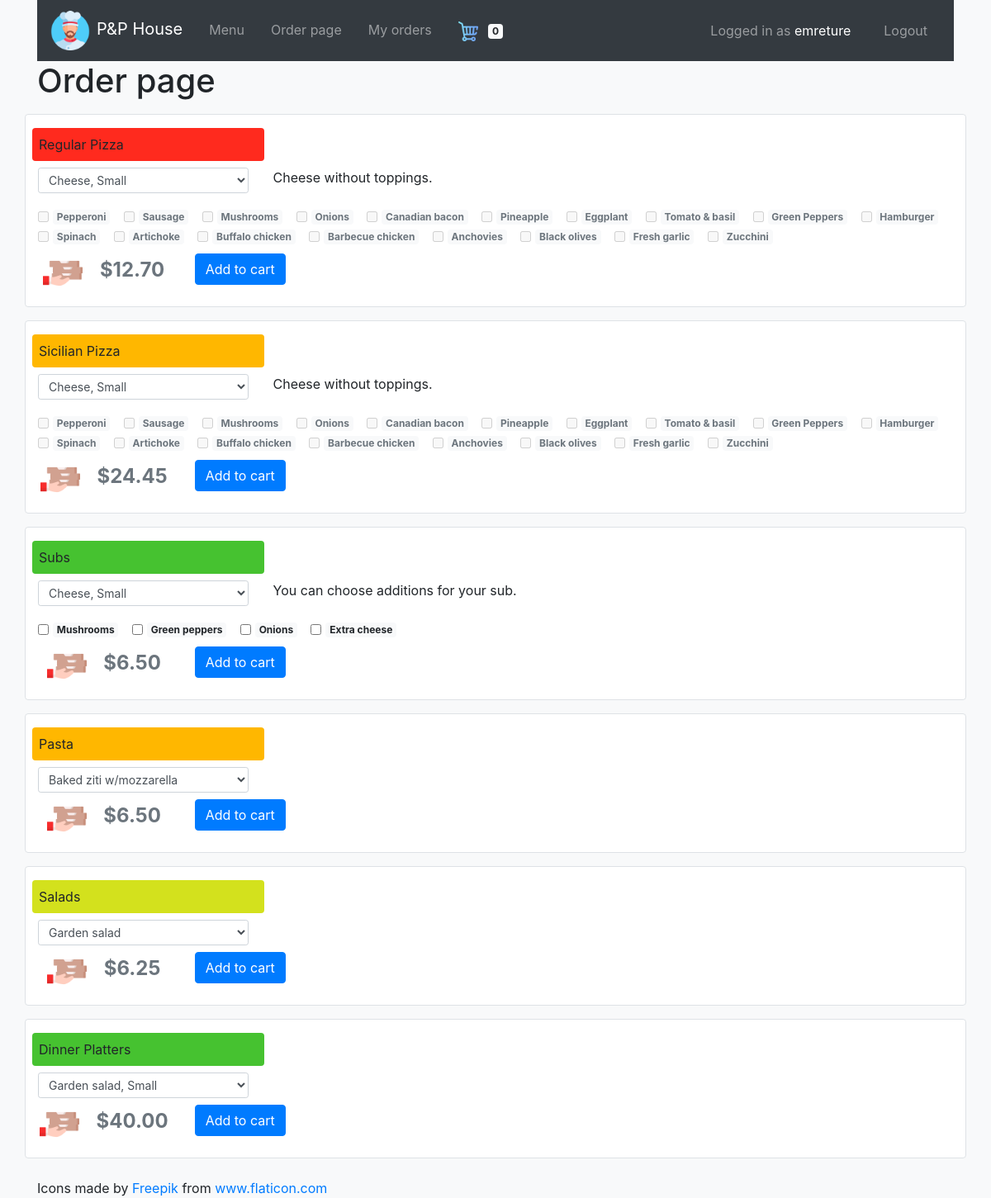
The app's page /order/ (signed in) with its own data.
### orders/models.py (models this page shows, shortened)
class Topping(models.Model):
    name = models.CharField(max_length=64)

class SubAddition(models.Model):
    name = models.CharField(max_length=64)
    price = models.FloatField()

### orders/views.py (the view)
# urls.py: path("order/", views.order, name="order"),
@login_required(login_url="users:login")
def order(request):
    regular_pizzas = MenuItem.objects.filter(meal__meal_type__name="Regular Pizza")
    sicilian_pizzas = MenuItem.objects.filter(meal__meal_type__name="Sicilian Pizza")
    toppings = Topping.objects.all()
    subs = MenuItem.objects.filter(meal__meal_type__name="Sub")
    sub_additions = SubAddition.objects.all()
    pastas = MenuItem.objects.filter(meal__meal_type__name="Pasta")
    salads = MenuItem.objects.filter(meal__meal_type__name="Salad")
    platters = MenuItem.objects.filter(meal__meal_type__name="Dinner Platter")
    context = {
        "regular_pizzas": regular_pizzas,
        "sicilian_pizzas": sicilian_pizzas,
        "toppings": toppings,
        "subs": subs,
        "sub_additions": sub_additions,
        "pastas": pastas,
        "salads": salads,
        "platters": platters,
        "cart_items_count": Cart.objects.filter(user=request.user).count()
    }
    return render(request, "orders/order.html", context)

### orders/models.py (called while the page is built)
    def __str__(self):
        return f"{self.name}"

### orders/templates/orders/order.html (shortened to what this page needs)
{% extends "orders/base.html" %}
{% load static %}
{% block body %}
<div class="container">
  <h1>Order page</h1>
</div>
<div class="container bg-white py-3 my-3 border rounded">
  <form method="post" id="regular-pizza-form">
    <div class="row px-2">
      <div class="col-sm-3 meal-type-regular-pizza py-2 px-2 rounded">
        <span class="">Regular Pizza</span>
      </div>
    </div>
    <div class="row my-2">
      <div class="col-sm-3">
        <select class="form-control form-control-sm" id="regular-pizza-selection">
          {% for menu_item in regular_pizzas %}
          <option value="{{ menu_item.id }}" data-toppings_count="{{ menu_item.toppings_count }}" data-price="{{ menu_item.price }}">{{ menu_item.meal.name }}, {{ menu_item.meal_size }}</option>
          {% endfor %}
        </select>
      </div>
      <div class="form-group col-sm-3">
        <span id="regular-pizza-toppings-count">Cheese without toppings.</span>
      </div>
    </div>
    <div class="row my-2">
      <div class="col-auto">
        {% for topping in toppings %}
        <div class="form-check form-check-inline">
          <input class="form-check-input regular-pizza-topping" type="checkbox" id="id_regular_{{ topping.name }}" value="{{ topping.id }}" disabled="disabled">
          <label class="form-check-label badge badge-light" for="id_regular_{{ topping.name }}">{{ topping.name }}</label>
        </div>
        {% endfor %}
      </div>
    </div>
    <div class="row">
      <div class="col-sm-2 text-center">
        <img src="{% static 'box.png' %}" alt="Price" style="width:48px;">
        <span id="regular-pizza-price" class="font-weight-bold text-secondary pl-3 h4"></span>
      </div>
      <div class="col-sm-3">
        <button class="btn btn-primary" type="submit" name="regular-pizza-submit" id="regular-pizza-submit">Add to cart</button>
      </div>
    </div>
  </form>
</div>
<div class="container bg-white py-3 my-3 border rounded">
  <form method="post" id="sicilian-pizza-form">
    <div class="row px-2">
      <div class="col-sm-3 meal-type-sicilian-pizza py-2 px-2 rounded">
        <span class="">Sicilian Pizza</span>
      </div>
    </div>
    <div class="row my-2">
      <div class="col-sm-3">
        <select class="form-control form-control-sm" id="sicilian-pizza-selection">
          {% for menu_item in sicilian_pizzas %}
          <option value="{{ menu_item.id }}" data-toppings_count="{{ menu_item.toppings_count }}" data-price="{{ menu_item.price }}">{{ menu_item.meal.name }}, {{ menu_item.meal_size }}</option>
          {% endfor %}
        </select>
      </div>
      <div class="form-group col-sm-3">
        <span id="sicilian-pizza-toppings-count">Cheese without toppings.</span>
      </div>
    </div>
    <div class="row my-2">
      <div class="col-auto">
        {% for topping in toppings %}
        <div class="form-check form-check-inline">
          <input class="form-check-input sicilian-pizza-topping" type="checkbox" id="id_sicilian_{{ topping.name }}" value="{{ topping.id }}" disabled="disabled">
          <label class="form-check-label badge badge-light" for="id_sicilian_{{ topping.name }}">{{ topping.name }}</label>
        </div>
        {% endfor %}
      </div>
    </div>
    <div class="row">
      <div class="col-sm-2 text-center">
        <img src="{% static 'box.png' %}" alt="Price" style="width:48px;">
        <span id="sicilian-pizza-price" class="font-weight-bold text-secondary pl-3 h4"></span>
      </div>
      <div class="col-sm-3">
        <button class="btn btn-primary" type="submit" name="sicilian-pizza-submit" id="sicilian-pizza-submit">Add to cart</button>
      </div>
    </div>
  </form>
</div>
<div class="container bg-white py-3 my-3 border rounded">
  <form method="post" id="subs-form">
    <div class="row px-2">
      <div class="col-sm-3 meal-type-subs py-2 px-2 rounded">
        <span class="">Subs</span>
      </div>
    </div>
    <div class="row my-2">
      <div class="col-sm-3">
        <select class="form-control form-control-sm" id="subs-selection">
          {% for menu_item in subs %}
          <option value="{{ menu_item.id }}" data-price="{{ menu_item.price }}">{{ menu_item.meal.name }}, {{ menu_item.meal_size }}</option>
          {% endfor %}
        </select>
      </div>
      <div class="form-group col-sm-4">
        <span id="">You can choose additions for your sub.</span>
      </div>
    </div>
    <div class="row my-2">
      <div class="col-auto">
        {% for sub_addition in sub_additions %}
        <div class="form-check form-check-inline">
          <input class="form-check-input sub-addition" type="checkbox" id="id_sub_addition_{{ sub_addition.name }}" value="{{ sub_addition.id }}" data-price="{{ sub_addition.price }}">
          <label class="form-check-label badge badge-light" for="id_sub_addition_{{ sub_addition.name }}">{{ sub_addition.name }}</label>
        </div>
        {% endfor %}
      </div>
    </div>
    <div class="row">
      <div class="col-sm-2 text-center">
        <img src="{% static 'box.png' %}" alt="Price" style="width:48px;">
        <span id="subs-price" class="font-weight-bold text-secondary pl-3 h4"></span>
      </div>
      <div class="col-sm-3">
        <button class="btn btn-primary" type="submit" name="subs-submit" id="subs-submit">Add to cart</button>
      </div>
    </div>
  </form>
</div>
<div class="container bg-white py-3 my-3 border rounded">
  <form method="post" id="pasta-form">
    <div class="row px-2">
      <div class="col-sm-3 meal-type-pasta py-2 px-2 rounded">
        <span class="">Pasta</span>
      </div>
    </div>
    <div class="row my-2">
      <div class="col-sm-3">
        <select class="form-control form-control-sm" id="pasta-selection">
          {% for menu_item in pastas %}
          <option value="{{ menu_item.id }}" data-price="{{ menu_item.price }}">{{ menu_item.meal.name }}</option>
          {% endfor %}
        </select>
      </div>
      <div class="form-group col-sm-3">
      </div>
    </div>
    <div class="row">
      <div class="col-sm-2 text-center">
        <img src="{% static 'box.png' %}" alt="Price" style="width:48px;">
        <span id="pasta-price" class="font-weight-bold text-secondary pl-3 h4"></span>
      </div>
      <div class="col-sm-3">
        <button class="btn btn-primary" type="submit" name="pasta-submit" id="pasta-submit">Add to cart</button>
      </div>
    </div>
  </form>
</div>
<div class="container bg-white py-3 my-3 border rounded">
  <form method="post" id="salad-form">
    <div class="row px-2">
      <div class="col-sm-3 meal-type-salads py-2 px-2 rounded">
        <span class="">Salads</span>
      </div>
    </div>
    <div class="row my-2">
      <div class="col-sm-3">
        <select class="form-control form-control-sm" id="salad-selection">
          {% for menu_item in salads %}
          <option value="{{ menu_item.id }}" data-price="{{ menu_item.price }}">{{ menu_item.meal.name }}</option>
          {% endfor %}
        </select>
      </div>
      <div class="form-group col-sm-3">
      </div>
    </div>
    <div class="row">
      <div class="col-sm-2 text-center">
        <img src="{% static 'box.png' %}" alt="Price" style="width:48px;">
        <span id="salad-price" class="font-weight-bold text-secondary pl-3 h4"></span>
      </div>
      <div class="col-sm-3">
        <button class="btn btn-primary" type="submit" name="salad-submit" id="salad-submit">Add to cart</button>
      </div>
    </div>
  </form>
</div>
<div class="container bg-white py-3 my-3 border rounded">
  <form method="post" id="platter-form">
    <div class="row px-2">
      <div class="col-sm-3 meal-type-platters py-2 px-2 rounded">
        <span class="">Dinner Platters</span>
      </div>
    </div>
    <div class="row my-2">
      <div class="col-sm-3">
        <select class="form-control form-control-sm" id="platter-selection">
          {% for menu_item in platters %}
          <option value="{{ menu_item.id }}" data-price="{{ menu_item.price }}">{{ menu_item.meal.name }}, {{ menu_item.meal_size }}</option>
          {% endfor %}
        </select>
      </div>
      <div class="form-group col-sm-3">
      </div>
    </div>
    <div class="row">
      <div class="col-sm-2 text-center">
        <img src="{% static 'box.png' %}" alt="Price" style="width:48px;">
        <span id="platter-price" class="font-weight-bold text-secondary pl-3 h4"></span>
      </div>
      <div class="col-sm-3">
        <button class="btn btn-primary" type="submit" name="platter-submit" id="platter-submit">Add to cart</button>
      </div>
    </div>
  </form>
</div>
{% endblock %}

### orders/templates/orders/includes/navbar.html (shortened to what this page needs)
{% load static %}
<div class="container">
  <nav class="navbar navbar-expand-lg bg-dark navbar-dark">
    <a class="navbar-brand" href="{% url 'orders:index' %}"><img src="{% static 'chef.png' %}" alt="Logo" style="width:48px;" class="mr-sm-2">P&P House</a>
    <div class="collapse navbar-collapse" id="navbarSupportedContent">
      <ul class="navbar-nav mr-auto">
        <li class="navbar-item px-2">
          <a class="nav-link" href="{% url 'orders:index' %}">Menu</a>
        </li>
        {% if request.user.is_authenticated %}
        <li class="navbar-item px-2">
          <a class="nav-link" href="{% url 'orders:order' %}">Order page</a>
        </li>
        <li class="navbar-item px-2">
          {% if request.user.is_superuser %}
          <a class="nav-link" href="{% url 'orders:orders' %}">View orders</a>
          {% else %}
          <a class="nav-link" href="{% url 'orders:orders' %}">My orders</a>
          {% endif %}
        </li>
        <li class="navbar-item px-2">
          <a class="nav-link" href="{% url 'orders:cart' %}">
            <img src="{% static 'shopping-cart4.png' %}" alt="Shopping cart" style="width:24px;" class="mr-sm-2">
            <span id="cart-items-count" class="badge badge-light">{{ cart_items_count|default:0 }}</span>
          </a>
        </li>
        {% endif %}
      </ul>
      <ul class="navbar-nav ml-auto">
        {% if request.user.is_authenticated %}
        <li class="navbar-text px-4">
          Logged in as <span class="text-white">{{ request.user.username }}</span>
        </li>
        <li class="navbar-item px-2">
          <a class="nav-link" href="{% url 'users:logout' %}">Logout</a>
        </li>
        {% endif %}
      </ul>
    </div>
  </nav>
</div>

### orders/static/css/orders.css (style rules this page uses)
:root { --red-orange: #ff2a1e; --selective-yellow: #ffb700; --pear: #d3e11d; --lime-green: #46c230; }
.meal-type-regular-pizza { background-color: var(--red-orange); }
.meal-type-sicilian-pizza { background-color: var(--selective-yellow); }
.meal-type-subs { background-color: var(--lime-green); }
.meal-type-pasta { background-color: var(--selective-yellow); }
.meal-type-salads { background-color: var(--pear); }
.meal-type-platters { background-color: var(--lime-green); }

### records on screen
Topping: name "Pepperoni"
Topping: name "Sausage"
Topping: name "Mushrooms"
Topping: name "Onions"
Topping: name "Canadian bacon"
Topping: name "Pineapple"
Topping: name "Eggplant"
Topping: name "Tomato & basil"
Topping: name "Green Peppers"
Topping: name "Hamburger"
Topping: name "Spinach"
Topping: name "Artichoke"
Topping: name "Buffalo chicken"
Topping: name "Barbecue chicken"
Topping: name "Anchovies"
Topping: name "Black olives"
Topping: name "Fresh garlic"
Topping: name "Zucchini"
SubAddition: name "Mushrooms"
SubAddition: name "Green peppers"
SubAddition: name "Onions"
SubAddition: name "Extra cheese"

### other values on screen
{{ cart_items_count|default:0 }} "0"
{{ request.user.username }} "emreture"
form field value "Cheese, Small"
form field value "Baked ziti w/mozzarella"
form field value "Garden salad"
form field value "Garden salad, Small"
